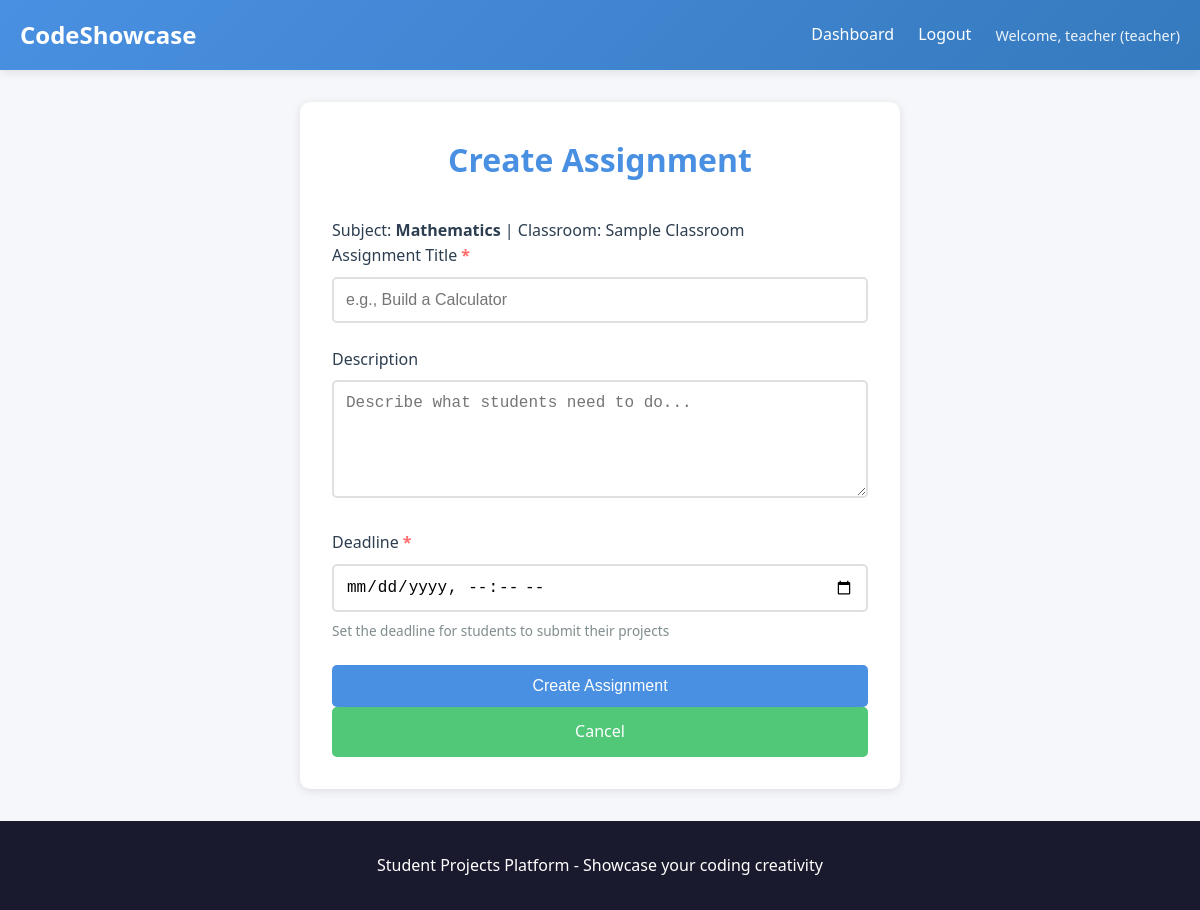
The page /subject/1/create-assignment (signed in) on the database its author committed.
### app.py (models this page shows)
class User(UserMixin, db.Model):
    id = db.Column(db.Integer, primary_key=True)
    username = db.Column(db.String(80), unique=True, nullable=False)
    email = db.Column(db.String(120), unique=True, nullable=False)
    password_hash = db.Column(db.String(255), nullable=False)
    role = db.Column(db.String(20), default='student')  # student, teacher, staff, parent, or admin
    parent_email = db.Column(db.String(120), nullable=True)  # Parent email for students (required for students)
    created_at = db.Column(db.DateTime, default=datetime.utcnow)
    classrooms = db.relationship('Classroom', backref='teacher', lazy=True)
    projects = db.relationship('Project', foreign_keys='Project.student_id', backref='student', lazy=True)
    challenge_submissions = db.relationship('ChallengeSubmission', backref='student', lazy=True)

class Subject(db.Model):
    id = db.Column(db.Integer, primary_key=True)
    name = db.Column(db.String(100), nullable=False)
    classroom_id = db.Column(db.Integer, db.ForeignKey('classroom.id'), nullable=False)
    teacher_id = db.Column(db.Integer, db.ForeignKey('user.id'), nullable=False)
    created_at = db.Column(db.DateTime, default=datetime.utcnow)
    teacher = db.relationship('User', foreign_keys=[teacher_id], backref='taught_subjects')
    assignments = db.relationship('Assignment', backref='subject', lazy=True, cascade='all, delete-orphan')

class Classroom(db.Model):
    id = db.Column(db.Integer, primary_key=True)
    name = db.Column(db.String(100), nullable=False)
    code = db.Column(db.String(10), unique=True, nullable=False)
    teacher_id = db.Column(db.Integer, db.ForeignKey('user.id'), nullable=False)
    created_at = db.Column(db.DateTime, default=datetime.utcnow)
    students = db.relationship('ClassroomStudent', backref='classroom', lazy=True, cascade='all, delete-orphan')
    projects = db.relationship('Project', backref='classroom', lazy=True)
    challenges = db.relationship('Challenge', backref='classroom', lazy=True)
    subjects = db.relationship('Subject', backref='classroom', lazy=True, cascade='all, delete-orphan')

### app.py (the view, shortened to what this page needs)
@app.route('/subject/<int:subject_id>/create-assignment', methods=['GET', 'POST'])
@teacher_required
def create_assignment(subject_id):
    subject = Subject.query.get_or_404(subject_id)
    if current_user.role != 'admin' and subject.teacher_id != current_user.id:
        flash('You do not have permission to create assignments for this subject', 'error')
        return redirect(url_for('dashboard'))
    return render_template('create_assignment.html', subject=subject)

### app.py (called while the page is built)
@login_manager.user_loader
def load_user(user_id):
    return User.query.get(int(user_id))

def teacher_required(f):
    @wraps(f)
    @login_required
    def decorated_function(*args, **kwargs):
        if current_user.role not in ['teacher', 'staff', 'admin']:
            flash('Access denied. Teacher privileges required.', 'error')
            return redirect(url_for('dashboard'))
        return f(*args, **kwargs)
    return decorated_function

### templates/create_assignment.html (shortened to what this page needs)
{% extends "base.html" %}
{% block content %}
<div class="container">
    <div class="form-container">
        <h1>Create Assignment</h1>
        <p class="subject-info">Subject: <strong>{{ subject.name }}</strong> | Classroom: {{ subject.classroom.name }}</p>
        <form method="POST" action="{{ url_for('create_assignment', subject_id=subject.id) }}">
            <div class="form-group">
                <label for="title">Assignment Title <span class="required">*</span></label>
                <input type="text" id="title" name="title" required placeholder="e.g., Build a Calculator">
            </div>
            <div class="form-group">
                <label for="description">Description</label>
                <textarea id="description" name="description" rows="5" placeholder="Describe what students need to do..."></textarea>
            </div>
            <div class="form-group">
                <label for="deadline">Deadline <span class="required">*</span></label>
                <input type="datetime-local" id="deadline" name="deadline" required>
                <small>Set the deadline for students to submit their projects</small>
            </div>
            <button type="submit" class="btn btn-primary btn-block">Create Assignment</button>
            <a href="{{ url_for('view_subject', subject_id=subject.id) }}" class="btn btn-secondary btn-block">Cancel</a>
        </form>
    </div>
</div>
{% endblock %}

### templates/base.html (shortened to what this page needs)
<!DOCTYPE html>
<html lang="en">
<head>
    <link rel="stylesheet" href="{{ url_for('static', filename='css/style.css') }}">
</head>
<body>
    <nav class="navbar">
        <div class="container">
            <a href="{{ url_for('index') }}" class="logo">CodeShowcase</a>
            <div class="nav-links">
                {% if current_user.is_authenticated %}
                    <a href="{{ url_for('dashboard') }}">Dashboard</a>
                    <a href="{{ url_for('logout') }}">Logout</a>
                    <span class="user-info">Welcome, {{ current_user.username }} ({{ current_user.role }})</span>
                {% else %}
                    <a href="{{ url_for('login') }}">Login</a>
                    <a href="{{ url_for('register') }}">Register</a>
                {% endif %}
            </div>
        </div>
    </nav>
    <main class="main-content">
        {% block content %}{% endblock %}
    </main>
    <footer class="footer">
        <div class="container">
            <p>Student Projects Platform - Showcase your coding creativity</p>
        </div>
    </footer>
</body>
</html>

### static/css/style.css (style rules this page uses)
* { margin: 0; padding: 0; box-sizing: border-box; }
:root { --primary-color: #4a90e2; --secondary-color: #50c878; --accent-color: #ff6b6b; --dark-bg: #1a1a2e; --light-bg: #f5f7fa; --text-dark: #2c3e50; --text-light: #7f8c8d; --border-color: #e0e0e0; --shadow: 0 2px 10px rgba(0, 0, 0, 0.1); --shadow-hover: 0 4px 20px rgba(0, 0, 0, 0.15); }
body { font-family: 'Segoe UI', Tahoma, Geneva, Verdana, sans-serif; background-color: var(--light-bg); color: var(--text-dark); line-height: 1.6; min-height: 100vh; display: flex; flex-direction: column; }
.container { max-width: 1200px; margin: 0 auto; padding: 0 20px; width: 100%; }
.navbar { background: linear-gradient(135deg, var(--primary-color), #357abd); color: white; padding: 1rem 0; box-shadow: var(--shadow); }
.navbar .container { display: flex; justify-content: space-between; align-items: center; }
.logo { font-size: 1.5rem; font-weight: bold; color: white; text-decoration: none; }
.nav-links { display: flex; gap: 1.5rem; align-items: center; }
.nav-links a { color: white; text-decoration: none; transition: opacity 0.3s; }
.user-info { font-size: 0.9rem; opacity: 0.9; }
.main-content { flex: 1; padding: 2rem 0; }
.form-group { margin-bottom: 1.5rem; }
.form-group label { display: block; margin-bottom: 0.5rem; color: var(--text-dark); font-weight: 500; }
.form-group input, .form-group select, .form-group textarea { width: 100%; padding: 0.75rem; border: 2px solid var(--border-color); border-radius: 5px; font-size: 1rem; transition: border-color 0.3s; }
.form-group small { display: block; margin-top: 0.5rem; color: var(--text-light); font-size: 0.85rem; }
.btn { padding: 0.75rem 1.5rem; border: none; border-radius: 5px; font-size: 1rem; cursor: pointer; text-decoration: none; display: inline-block; transition: all 0.3s; font-weight: 500; }
.btn-primary { background: var(--primary-color); color: white; }
.btn-secondary { background: var(--secondary-color); color: white; }
.btn-block { width: 100%; text-align: center; }
.form-container { background: white; padding: 2rem; border-radius: 10px; box-shadow: var(--shadow); max-width: 600px; margin: 0 auto; }
.form-container h1 { color: var(--primary-color); margin-bottom: 2rem; text-align: center; }
.footer { background: var(--dark-bg); color: white; text-align: center; padding: 2rem 0; margin-top: auto; }
.required { color: var(--accent-color); font-weight: bold; }

### rows shown on the page
User: username "teacher", role "teacher"
Subject: name "Mathematics"
Classroom: classroom.name "Sample Classroom"
